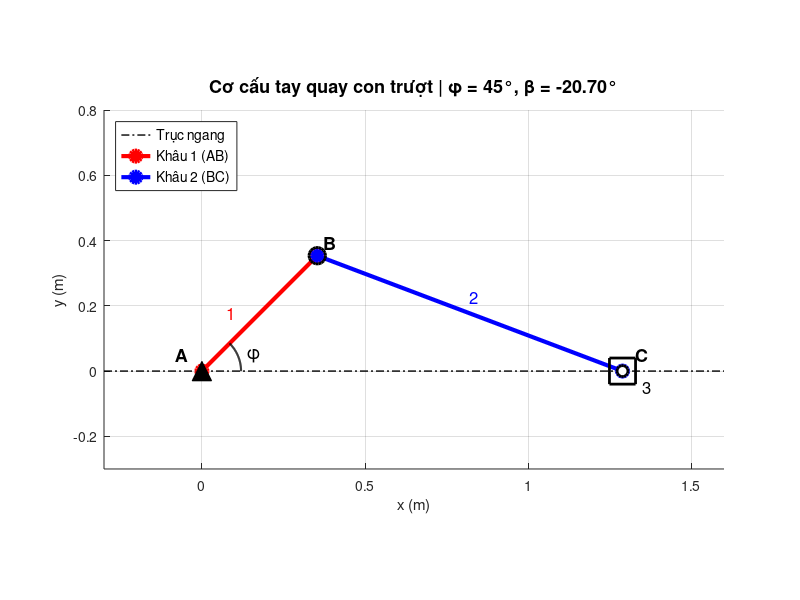

Source code (MATLAB):
clc; clear; close all;

%% --- Thông số ---
AB  = 0.5;          % m
BC  = 1.0;          % m
phi = 45;           % độ (góc khâu 1)

phi_rad = deg2rad(phi);

%% --- Tính toán động học ---
% Điểm A (gốc cố định)
Ax = 0; Ay = 0;

% Điểm B
Bx = AB * cos(phi_rad);
By = AB * sin(phi_rad);

% Điểm C (con trượt, Cy = 0)
% BC^2 = (Cx-Bx)^2 + (0-By)^2
Cx = Bx + sqrt(BC^2 - By^2);
Cy = 0;

% Góc khâu 2 (BC) với phương ngang
beta_rad = atan2(Cy - By, Cx - Bx);
beta     = rad2deg(beta_rad);

%% --- In kết quả ---
fprintf('=== KẾT QUẢ ===\n');
fprintf('Góc φ  = %.1f°\n', phi);
fprintf('B = (%.4f, %.4f) m\n', Bx, By);
fprintf('C = (%.4f, %.4f) m\n', Cx, Cy);
fprintf('Góc khâu 2 (BC) với ngang = %.2f°\n', beta);

%% --- Vẽ cơ cấu ---
figure('Color','white','Position',[100 100 800 500]);
hold on; axis equal; grid on;

% Trục
xlim([-0.3, 1.6]); ylim([-0.3, 0.8]);
xlabel('x (m)'); ylabel('y (m)');
title(sprintf('Cơ cấu tay quay con trượt | φ = %.0f°, β = %.2f°', phi, beta), ...
      'FontSize', 13);

% Đường tâm ngang (dash-dot)
plot([-0.3 1.6], [0 0], 'k-.', 'LineWidth', 1);

% Khâu 1: AB (màu đỏ)
plot([Ax Bx], [Ay By], 'r-o', 'LineWidth', 3, ...
     'MarkerSize', 8, 'MarkerFaceColor', 'r');

% Khâu 2: BC (màu xanh)
plot([Bx Cx], [By Cy], 'b-o', 'LineWidth', 3, ...
     'MarkerSize', 8, 'MarkerFaceColor', 'b');

% Khớp A (tam giác cố định)
plot(Ax, Ay, 'k^', 'MarkerSize', 14, 'MarkerFaceColor', 'k');

% Khớp B (vòng tròn)
plot(Bx, By, 'ko', 'MarkerSize', 12, 'LineWidth', 2);

% Con trượt C (hình vuông)
rectangle('Position', [Cx-0.04, Cy-0.04, 0.08, 0.08], ...
          'EdgeColor', 'k', 'LineWidth', 2);
plot(Cx, Cy, 'ko', 'MarkerSize', 8, 'MarkerFaceColor', 'w', 'LineWidth', 2);

% Góc phi (cung tròn)
theta_arc = linspace(0, phi_rad, 50);
r_arc = 0.12;
plot(r_arc*cos(theta_arc), r_arc*sin(theta_arc), 'k-', 'LineWidth', 1.5);
text(0.14, 0.05, '\phi', 'FontSize', 13, 'Color', 'k');

% Nhãn điểm
text(Ax-0.08, Ay+0.05, 'A', 'FontSize', 13, 'FontWeight', 'bold');
text(Bx+0.02, By+0.04, 'B', 'FontSize', 13, 'FontWeight', 'bold');
text(Cx+0.04, Cy+0.05, 'C', 'FontSize', 13, 'FontWeight', 'bold');

% Nhãn khâu
text((Ax+Bx)/2 - 0.1, (Ay+By)/2, '1', 'FontSize', 12, 'Color', 'r');
text((Bx+Cx)/2,       (By+Cy)/2 + 0.05, '2', 'FontSize', 12, 'Color', 'b');

% Con trượt nhãn
text(Cx+0.06, Cy-0.05, '3', 'FontSize', 12);

legend('Trục ngang','Khâu 1 (AB)','Khâu 2 (BC)', ...
       'Location','northwest','FontSize',10);

hold off;
